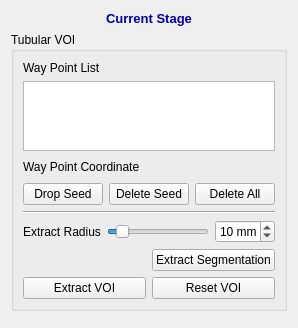
<?xml version="1.0" encoding="UTF-8"?>
<ui version="4.0">
 <class>QInteractorStyleTubularVOI</class>
 <widget class="QWidget" name="QInteractorStyleTubularVOI">
  <property name="geometry">
   <rect>
    <x>0</x>
    <y>0</y>
    <width>283</width>
    <height>328</height>
   </rect>
  </property>
  <property name="windowTitle">
   <string>TubularVOI</string>
  </property>
  <layout class="QVBoxLayout" name="verticalLayout_2">
   <item>
    <widget class="QLabel" name="label_39">
     <property name="font">
      <font>
       <pointsize>10</pointsize>
       <weight>75</weight>
       <bold>true</bold>
      </font>
     </property>
     <property name="text">
      <string>&lt;html&gt;&lt;head/&gt;&lt;body&gt;&lt;p&gt;&lt;span style=&quot; color:#0000a5;&quot;&gt;Current Stage&lt;/span&gt;&lt;/p&gt;&lt;/body&gt;&lt;/html&gt;</string>
     </property>
     <property name="alignment">
      <set>Qt::AlignCenter</set>
     </property>
    </widget>
   </item>
   <item>
    <widget class="QGroupBox" name="groupBox_4">
     <property name="title">
      <string>Tubular VOI</string>
     </property>
     <layout class="QVBoxLayout" name="verticalLayout">
      <item>
       <widget class="QLabel" name="label_60">
        <property name="text">
         <string>Way Point List</string>
        </property>
       </widget>
      </item>
      <item>
       <widget class="QListWidget" name="listWidgetSeedList">
        <property name="maximumSize">
         <size>
          <width>16777215</width>
          <height>100</height>
         </size>
        </property>
       </widget>
      </item>
      <item>
       <layout class="QHBoxLayout" name="horizontalLayout_18">
        <item>
         <widget class="QLabel" name="label_61">
          <property name="text">
           <string>Way Point Coordinate</string>
          </property>
         </widget>
        </item>
        <item>
         <widget class="QLabel" name="labelSeedCoordinate">
          <property name="text">
           <string/>
          </property>
         </widget>
        </item>
        <item>
         <spacer name="horizontalSpacer_4">
          <property name="orientation">
           <enum>Qt::Horizontal</enum>
          </property>
          <property name="sizeHint" stdset="0">
           <size>
            <width>40</width>
            <height>20</height>
           </size>
          </property>
         </spacer>
        </item>
       </layout>
      </item>
      <item>
       <layout class="QHBoxLayout" name="horizontalLayout_33">
        <item>
         <spacer name="horizontalSpacer_2">
          <property name="orientation">
           <enum>Qt::Horizontal</enum>
          </property>
          <property name="sizeHint" stdset="0">
           <size>
            <width>40</width>
            <height>20</height>
           </size>
          </property>
         </spacer>
        </item>
        <item>
         <widget class="QPushButton" name="dropSeedPushButton">
          <property name="text">
           <string>Drop Seed</string>
          </property>
         </widget>
        </item>
        <item>
         <widget class="QPushButton" name="pushBtnDeleteSeed">
          <property name="sizePolicy">
           <sizepolicy hsizetype="Preferred" vsizetype="Fixed">
            <horstretch>0</horstretch>
            <verstretch>0</verstretch>
           </sizepolicy>
          </property>
          <property name="minimumSize">
           <size>
            <width>0</width>
            <height>0</height>
           </size>
          </property>
          <property name="maximumSize">
           <size>
            <width>150</width>
            <height>16777215</height>
           </size>
          </property>
          <property name="text">
           <string>Delete Seed</string>
          </property>
         </widget>
        </item>
        <item>
         <widget class="QPushButton" name="deleteAllSeedsPushButton">
          <property name="text">
           <string>Delete All</string>
          </property>
         </widget>
        </item>
       </layout>
      </item>
      <item>
       <widget class="Line" name="line_2">
        <property name="orientation">
         <enum>Qt::Horizontal</enum>
        </property>
       </widget>
      </item>
      <item>
       <layout class="QHBoxLayout" name="horizontalLayout_2">
        <item>
         <widget class="QLabel" name="label_5">
          <property name="text">
           <string>Extract Radius</string>
          </property>
         </widget>
        </item>
        <item>
         <widget class="QSlider" name="hSliderExtractRadius">
          <property name="minimum">
           <number>1</number>
          </property>
          <property name="maximum">
           <number>99</number>
          </property>
          <property name="singleStep">
           <number>1</number>
          </property>
          <property name="value">
           <number>10</number>
          </property>
          <property name="orientation">
           <enum>Qt::Horizontal</enum>
          </property>
         </widget>
        </item>
        <item>
         <widget class="QSpinBox" name="spinBoxExtractRadius">
          <property name="minimumSize">
           <size>
            <width>50</width>
            <height>0</height>
           </size>
          </property>
          <property name="maximumSize">
           <size>
            <width>60</width>
            <height>16777215</height>
           </size>
          </property>
          <property name="suffix">
           <string> mm</string>
          </property>
          <property name="prefix">
           <string/>
          </property>
          <property name="maximum">
           <number>99</number>
          </property>
          <property name="singleStep">
           <number>1</number>
          </property>
          <property name="value">
           <number>10</number>
          </property>
         </widget>
        </item>
       </layout>
      </item>
      <item>
       <layout class="QHBoxLayout" name="horizontalLayout_3">
        <item>
         <spacer name="horizontalSpacer_7">
          <property name="orientation">
           <enum>Qt::Horizontal</enum>
          </property>
          <property name="sizeHint" stdset="0">
           <size>
            <width>40</width>
            <height>20</height>
           </size>
          </property>
         </spacer>
        </item>
        <item>
         <widget class="QPushButton" name="pushButtonExtractSegmentation">
          <property name="sizePolicy">
           <sizepolicy hsizetype="Preferred" vsizetype="Fixed">
            <horstretch>0</horstretch>
            <verstretch>0</verstretch>
           </sizepolicy>
          </property>
          <property name="text">
           <string>Extract Segmentation</string>
          </property>
         </widget>
        </item>
       </layout>
      </item>
      <item>
       <layout class="QHBoxLayout" name="horizontalLayout">
        <item>
         <widget class="QPushButton" name="pushButtonExtractVOI">
          <property name="text">
           <string>Extract VOI</string>
          </property>
         </widget>
        </item>
        <item>
         <widget class="QPushButton" name="pushButtonResetVOI">
          <property name="text">
           <string>Reset VOI</string>
          </property>
         </widget>
        </item>
       </layout>
      </item>
     </layout>
     <zorder>listWidgetSeedList</zorder>
     <zorder>label_60</zorder>
     <zorder>line_2</zorder>
    </widget>
   </item>
   <item>
    <spacer name="verticalSpacer_4">
     <property name="orientation">
      <enum>Qt::Vertical</enum>
     </property>
     <property name="sizeHint" stdset="0">
      <size>
       <width>20</width>
       <height>104</height>
      </size>
     </property>
    </spacer>
   </item>
  </layout>
 </widget>
 <resources/>
 <connections>
  <connection>
   <sender>hSliderExtractRadius</sender>
   <signal>valueChanged(int)</signal>
   <receiver>spinBoxExtractRadius</receiver>
   <slot>setValue(int)</slot>
   <hints>
    <hint type="sourcelabel">
     <x>139</x>
     <y>349</y>
    </hint>
    <hint type="destinationlabel">
     <x>246</x>
     <y>351</y>
    </hint>
   </hints>
  </connection>
  <connection>
   <sender>spinBoxExtractRadius</sender>
   <signal>valueChanged(int)</signal>
   <receiver>hSliderExtractRadius</receiver>
   <slot>setValue(int)</slot>
   <hints>
    <hint type="sourcelabel">
     <x>237</x>
     <y>344</y>
    </hint>
    <hint type="destinationlabel">
     <x>161</x>
     <y>343</y>
    </hint>
   </hints>
  </connection>
 </connections>
</ui>
